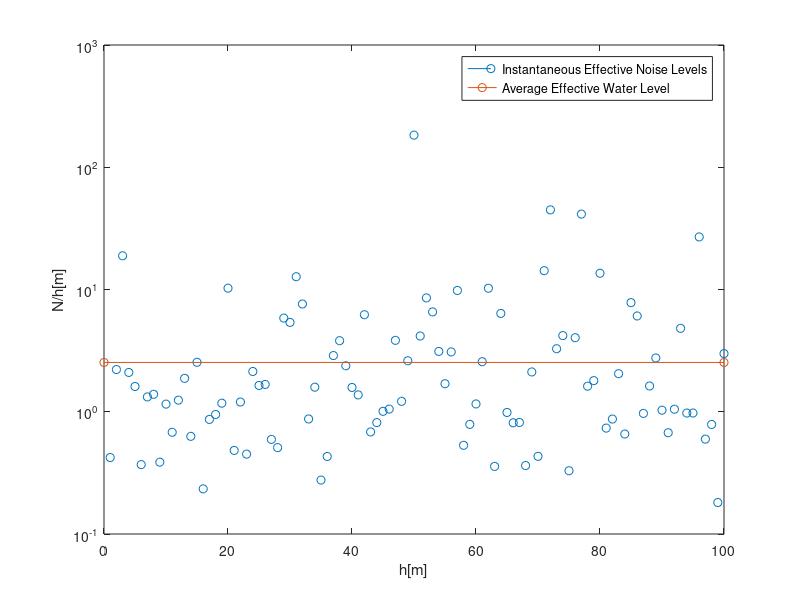
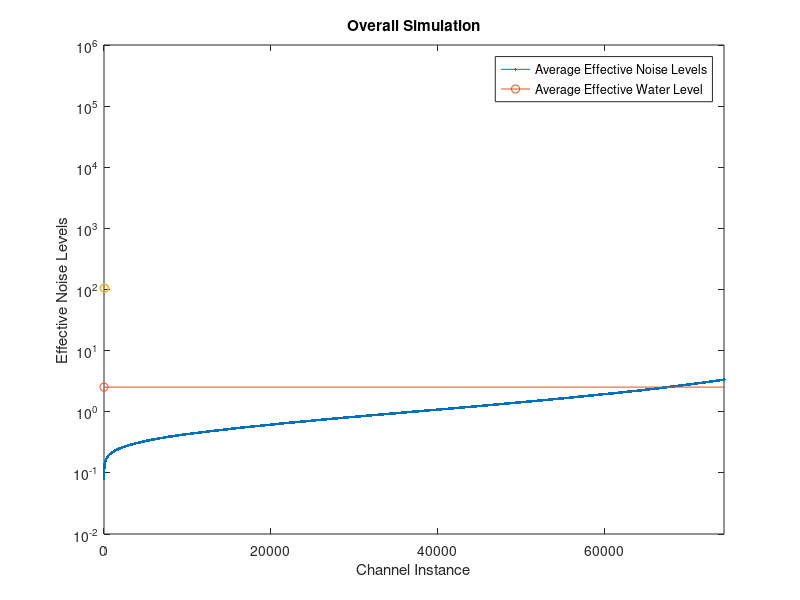
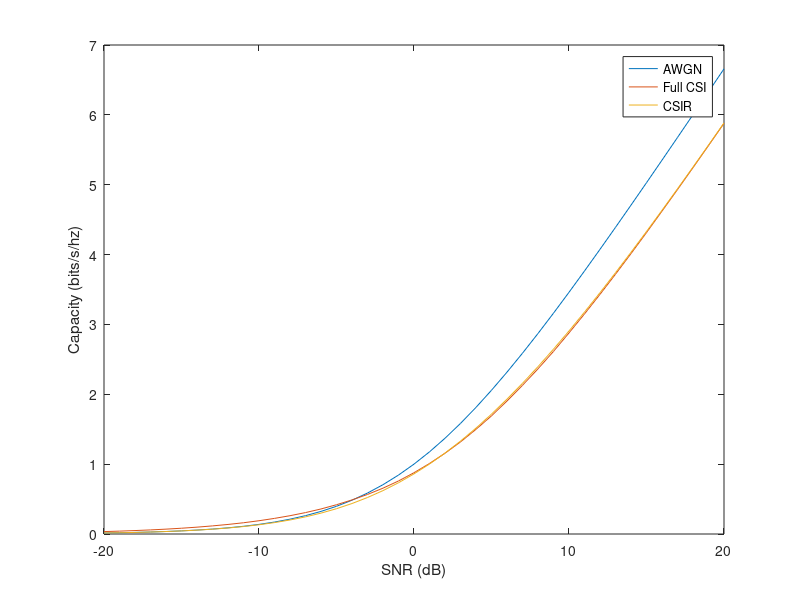
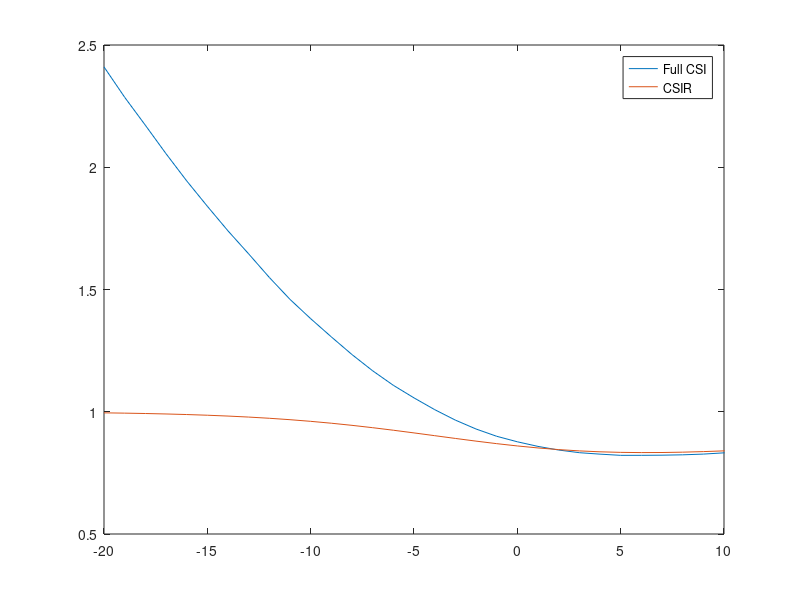

Recreate these plots in MATLAB, in order.
close all; clear all
SNRdb = 0; SNR = 10^(SNRdb/10); 
N = 1; P = SNR*N;  
% Let's generate 100 channel realizations, 100 times
% Given h is iid gaus(0,1)
M = 1E5; L = 1; 
h       = 1/sqrt(2) * randn(L,M) + 1j/sqrt(2) * randn(L,M);
[ht, I] = sort(abs(h).^2, 2); 
hd      = mean(ht,1); 
effNL      = sort(N./hd);
stem(effNL(1:00)); xlabel('h[m]'); ylabel('N/h[m]'); set(gca, 'YScale', 'log')
effPower = 0; i = 1; 
while effPower < P*M && i < length(effNL)
    effPower = effPower + (effNL(i+1) - effNL(i))*i; % This is some janky *ss code. 
    wl = effNL(i+1);                              % This is not exact, but who cares? 
    i = i+1; 
end
if i == length(h) % Did not fill all the buckets
   warning('Yo this aint tested')
   wl = wl + (P-effPower)./length(h);
else 
    lastLevel = i-1;
    wl = effNL(lastLevel); % Take a step back so you are below the power constraint
                  % This could be made exact, but... this is hard
                  % Let's try for lolz... 
    effPowerOld  = effPower -  (effNL(i) - effNL(i-1)).*(i-1); 
    partialLevel = (P*M - effPowerOld)./(i-1);
    wl           = effNL(i-1) + partialLevel; 
    err = sum(wl - effNL(1:i-1)) -  P*M;
    if 1E-8 < err
        warning(['Power level is off by ', num2str(err)])
    end
end


clf; stem(effNL(1:100)); xlabel('h[m]'); ylabel('N/h[m]'); set(gca, 'YScale', 'log'); 
hold on; plot([0, 100], [wl, wl], 'o-'); hold off;
legend('Average Effective Noise Levels','Average Effective Water Level')

wfUnsort = 1./abs(h(1,:)).^2; % Take one random slice
stem(wfUnsort(1:100)); xlabel('h[m]'); ylabel('N/h[m]'); set(gca, 'YScale', 'log'); 
hold on; plot([0, 100], [wl, wl], 'o-'); hold off; 
legend('Instantaneous Effective Noise Levels', 'Average Effective Water Level');
figure; plot(effNL, '.-'); hold on; plot([0, length(effNL)], [wl, wl], 'o-'); set(gca, 'YScale', 'log')
xlabel('Channel Instance'); ylabel('Effective Noise Levels'); title('Overall Simulation'); 
xlim([0, i+i*0.1]); 
%% Part B

SNRdb = -20:20; SNR = 10.^(SNRdb/10); 
N = 1;  
% Let's generate 100 channel realizations, 100 times
% Given h is iid gaus(0,1)
M = 1E5; L = 1; 
h       = 1/sqrt(2) * randn(L,M) + 1j/sqrt(2) * randn(L,M);
[ht, I] = sort(abs(h).^2, 2); 
hd      = mean(ht,1); 
effNL      = sort(N./hd);

for ii = 1:length(SNR)
 P = SNR(ii)*N; 
effPower = 0; i = 1; 
while effPower < P*M && i < length(effNL)
    effPower = effPower + (effNL(i+1) - effNL(i))*i; % This is some janky *ss code. 
    wl = effNL(i+1);                              % This is not exact, but who cares? 
    i = i+1; 
end
if i == length(h) % Did not fill all the buckets
   warning('Yo this aint tested')
   wl = wl + (P-effPower)./length(h);
else 
        lastLevel = i-1;
        wl = effNL(lastLevel); % Take a step back so you are below the power constraint
                  % This could be made exact, but... this is hard
                  % Let's try for lolz... 
        effPowerOld  = effPower -  (effNL(i) - effNL(i-1)).*(i-1); 
        partialLevel = (P*M - effPowerOld)./(i-1);
        wl           = effNL(i-1) + partialLevel; 
        err = sum(wl - effNL(1:i-1)) -  P*M;
        if 1E-8 < err
            warning(['Power level is off by ', num2str(err)])
        end
end
Pm = (wl-effNL(1:(i-1))); 
h = sort(h); 
C1(ii) = sum(log2(1 + Pm.*abs(h((end-length(Pm)+1):end)).^2./N))./M;  % Can't use mean cuz average over M...
C2(ii) = mean(log2(1+(abs(h)).^2.*SNR(ii)));
end
awgn = log2(1 + std(h) .* SNR./N); 
hold on; plot([0, 100], [wl, wl], 'o-'); hold off;
legend('Average Effective Noise Levels','Average Effective Water Level')

figure; 
plot(SNRdb, awgn); hold on; 
plot(SNRdb, C1)
plot(SNRdb, C2) 
xlabel('SNR (dB)'); ylabel('Capacity (bits/s/hz)'); 
legend('AWGN', 'Full CSI', 'CSIR')
%% Part C
figure; xlabel('SNR (dB)');  ylabel('C/C_{awgn}') 
plot(SNRdb, C1./awgn); hold on; 
plot(SNRdb, C2./awgn); 
xlim([-20, 10]); legend('Full CSI', 'CSIR'); 


